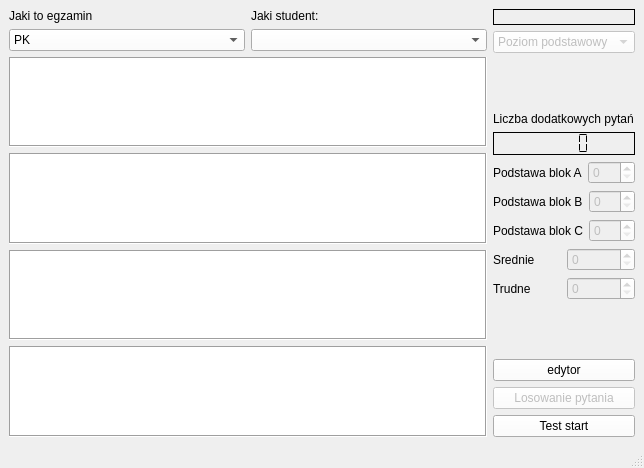
<?xml version="1.0" encoding="UTF-8"?>
<ui version="4.0">
 <class>MainWindow</class>
 <widget class="QMainWindow" name="MainWindow">
  <property name="geometry">
   <rect>
    <x>0</x>
    <y>0</y>
    <width>644</width>
    <height>468</height>
   </rect>
  </property>
  <property name="palette">
   <palette>
    <active>
     <colorrole role="Button">
      <brush brushstyle="SolidPattern">
       <color alpha="255">
        <red>255</red>
        <green>255</green>
        <blue>255</blue>
       </color>
      </brush>
     </colorrole>
    </active>
    <inactive>
     <colorrole role="Button">
      <brush brushstyle="SolidPattern">
       <color alpha="255">
        <red>255</red>
        <green>255</green>
        <blue>255</blue>
       </color>
      </brush>
     </colorrole>
    </inactive>
    <disabled>
     <colorrole role="Button">
      <brush brushstyle="SolidPattern">
       <color alpha="255">
        <red>255</red>
        <green>255</green>
        <blue>255</blue>
       </color>
      </brush>
     </colorrole>
    </disabled>
   </palette>
  </property>
  <property name="windowTitle">
   <string>MainWindow</string>
  </property>
  <widget class="QWidget" name="centralwidget">
   <layout class="QGridLayout" name="gridLayout_2">
    <item row="0" column="0">
     <layout class="QGridLayout" name="gridLayout">
      <item row="0" column="0">
       <widget class="QLabel" name="label_2">
        <property name="text">
         <string>Jaki to egzamin</string>
        </property>
       </widget>
      </item>
      <item row="0" column="1">
       <widget class="QLabel" name="label">
        <property name="text">
         <string>Jaki student:</string>
        </property>
       </widget>
      </item>
      <item row="1" column="1">
       <widget class="QComboBox" name="ImieStudenta"/>
      </item>
      <item row="1" column="0">
       <widget class="QComboBox" name="jakiEgzamin">
        <item>
         <property name="text">
          <string>PK</string>
         </property>
        </item>
        <item>
         <property name="text">
          <string>PPK</string>
         </property>
        </item>
        <item>
         <property name="text">
          <string>DYPLOMOWY</string>
         </property>
        </item>
       </widget>
      </item>
     </layout>
    </item>
    <item row="0" column="1" rowspan="2">
     <layout class="QVBoxLayout" name="verticalLayout_3">
      <item>
       <widget class="QLabel" name="Zwolnienie_z_podst">
        <property name="frameShape">
         <enum>QFrame::Box</enum>
        </property>
        <property name="text">
         <string/>
        </property>
       </widget>
      </item>
      <item>
       <widget class="QComboBox" name="comboBox_3">
        <property name="enabled">
         <bool>false</bool>
        </property>
        <item>
         <property name="text">
          <string>Poziom podstawowy</string>
         </property>
        </item>
        <item>
         <property name="text">
          <string>Poziom średni</string>
         </property>
        </item>
        <item>
         <property name="text">
          <string>Poziom trudny</string>
         </property>
        </item>
       </widget>
      </item>
      <item>
       <spacer name="verticalSpacer">
        <property name="orientation">
         <enum>Qt::Vertical</enum>
        </property>
        <property name="sizeHint" stdset="0">
         <size>
          <width>20</width>
          <height>40</height>
         </size>
        </property>
       </spacer>
      </item>
      <item>
       <widget class="QLabel" name="label_5">
        <property name="text">
         <string>Liczba dodatkowych pytań</string>
        </property>
       </widget>
      </item>
      <item>
       <widget class="QLCDNumber" name="IleDodPyt">
        <property name="font">
         <font>
          <family>Mongolian Baiti</family>
          <pointsize>10</pointsize>
         </font>
        </property>
        <property name="frameShadow">
         <enum>QFrame::Plain</enum>
        </property>
        <property name="segmentStyle">
         <enum>QLCDNumber::Flat</enum>
        </property>
       </widget>
      </item>
      <item>
       <layout class="QHBoxLayout" name="horizontalLayout">
        <item>
         <widget class="QLabel" name="label_3">
          <property name="text">
           <string>Podstawa blok A</string>
          </property>
         </widget>
        </item>
        <item>
         <widget class="QSpinBox" name="dodPytPodstA">
          <property name="enabled">
           <bool>false</bool>
          </property>
          <property name="maximum">
           <number>6</number>
          </property>
         </widget>
        </item>
       </layout>
      </item>
      <item>
       <layout class="QHBoxLayout" name="horizontalLayout_6">
        <item>
         <widget class="QLabel" name="label_9">
          <property name="text">
           <string>Podstawa blok B</string>
          </property>
         </widget>
        </item>
        <item>
         <widget class="QSpinBox" name="dodPytPodstB">
          <property name="enabled">
           <bool>false</bool>
          </property>
          <property name="maximum">
           <number>6</number>
          </property>
         </widget>
        </item>
       </layout>
      </item>
      <item>
       <layout class="QHBoxLayout" name="horizontalLayout_7">
        <item>
         <widget class="QLabel" name="label_10">
          <property name="text">
           <string>Podstawa blok C</string>
          </property>
         </widget>
        </item>
        <item>
         <widget class="QSpinBox" name="dodPytPodstC">
          <property name="enabled">
           <bool>false</bool>
          </property>
          <property name="maximum">
           <number>6</number>
          </property>
         </widget>
        </item>
       </layout>
      </item>
      <item>
       <layout class="QHBoxLayout" name="horizontalLayout_2">
        <item>
         <widget class="QLabel" name="label_4">
          <property name="text">
           <string>Srednie</string>
          </property>
         </widget>
        </item>
        <item>
         <widget class="QSpinBox" name="dodPytSred">
          <property name="enabled">
           <bool>false</bool>
          </property>
          <property name="maximum">
           <number>6</number>
          </property>
         </widget>
        </item>
       </layout>
      </item>
      <item>
       <layout class="QHBoxLayout" name="horizontalLayout_3">
        <item>
         <widget class="QLabel" name="label_6">
          <property name="text">
           <string>Trudne</string>
          </property>
         </widget>
        </item>
        <item>
         <widget class="QSpinBox" name="dodPytTrud">
          <property name="enabled">
           <bool>false</bool>
          </property>
          <property name="maximum">
           <number>6</number>
          </property>
         </widget>
        </item>
       </layout>
      </item>
      <item>
       <spacer name="verticalSpacer_2">
        <property name="orientation">
         <enum>Qt::Vertical</enum>
        </property>
        <property name="sizeHint" stdset="0">
         <size>
          <width>20</width>
          <height>40</height>
         </size>
        </property>
       </spacer>
      </item>
      <item>
       <widget class="QPushButton" name="edycja">
        <property name="palette">
         <palette>
          <active>
           <colorrole role="Button">
            <brush brushstyle="SolidPattern">
             <color alpha="255">
              <red>255</red>
              <green>255</green>
              <blue>255</blue>
             </color>
            </brush>
           </colorrole>
          </active>
          <inactive>
           <colorrole role="Button">
            <brush brushstyle="SolidPattern">
             <color alpha="255">
              <red>255</red>
              <green>255</green>
              <blue>255</blue>
             </color>
            </brush>
           </colorrole>
          </inactive>
          <disabled>
           <colorrole role="Button">
            <brush brushstyle="SolidPattern">
             <color alpha="255">
              <red>255</red>
              <green>255</green>
              <blue>255</blue>
             </color>
            </brush>
           </colorrole>
          </disabled>
         </palette>
        </property>
        <property name="text">
         <string>edytor</string>
        </property>
       </widget>
      </item>
      <item>
       <widget class="QPushButton" name="PoziomStart">
        <property name="enabled">
         <bool>false</bool>
        </property>
        <property name="text">
         <string>Losowanie pytania</string>
        </property>
       </widget>
      </item>
      <item>
       <widget class="QPushButton" name="start">
        <property name="text">
         <string>Test start</string>
        </property>
       </widget>
      </item>
     </layout>
    </item>
    <item row="1" column="0">
     <layout class="QVBoxLayout" name="verticalLayout_2">
      <item>
       <widget class="QTextEdit" name="pyt1">
        <property name="frameShape">
         <enum>QFrame::Box</enum>
        </property>
        <property name="readOnly">
         <bool>true</bool>
        </property>
        <property name="html">
         <string>&lt;!DOCTYPE HTML PUBLIC &quot;-//W3C//DTD HTML 4.0//EN&quot; &quot;http://www.w3.org/TR/REC-html40/strict.dtd&quot;&gt;
&lt;html&gt;&lt;head&gt;&lt;meta name=&quot;qrichtext&quot; content=&quot;1&quot; /&gt;&lt;style type=&quot;text/css&quot;&gt;
p, li { white-space: pre-wrap; }
&lt;/style&gt;&lt;/head&gt;&lt;body style=&quot; font-family:'MS Shell Dlg 2'; font-size:8.1pt; font-weight:400; font-style:normal;&quot;&gt;
&lt;p style=&quot;-qt-paragraph-type:empty; margin-top:0px; margin-bottom:0px; margin-left:0px; margin-right:0px; -qt-block-indent:0; text-indent:0px;&quot;&gt;&lt;br /&gt;&lt;/p&gt;&lt;/body&gt;&lt;/html&gt;</string>
        </property>
       </widget>
      </item>
      <item>
       <widget class="QTextEdit" name="pyt2">
        <property name="frameShape">
         <enum>QFrame::Box</enum>
        </property>
        <property name="readOnly">
         <bool>true</bool>
        </property>
        <property name="html">
         <string>&lt;!DOCTYPE HTML PUBLIC &quot;-//W3C//DTD HTML 4.0//EN&quot; &quot;http://www.w3.org/TR/REC-html40/strict.dtd&quot;&gt;
&lt;html&gt;&lt;head&gt;&lt;meta name=&quot;qrichtext&quot; content=&quot;1&quot; /&gt;&lt;style type=&quot;text/css&quot;&gt;
p, li { white-space: pre-wrap; }
&lt;/style&gt;&lt;/head&gt;&lt;body style=&quot; font-family:'MS Shell Dlg 2'; font-size:8.1pt; font-weight:400; font-style:normal;&quot;&gt;
&lt;p style=&quot;-qt-paragraph-type:empty; margin-top:0px; margin-bottom:0px; margin-left:0px; margin-right:0px; -qt-block-indent:0; text-indent:0px;&quot;&gt;&lt;br /&gt;&lt;/p&gt;&lt;/body&gt;&lt;/html&gt;</string>
        </property>
       </widget>
      </item>
      <item>
       <widget class="QTextEdit" name="pyt3">
        <property name="frameShape">
         <enum>QFrame::Box</enum>
        </property>
        <property name="readOnly">
         <bool>true</bool>
        </property>
        <property name="html">
         <string>&lt;!DOCTYPE HTML PUBLIC &quot;-//W3C//DTD HTML 4.0//EN&quot; &quot;http://www.w3.org/TR/REC-html40/strict.dtd&quot;&gt;
&lt;html&gt;&lt;head&gt;&lt;meta name=&quot;qrichtext&quot; content=&quot;1&quot; /&gt;&lt;style type=&quot;text/css&quot;&gt;
p, li { white-space: pre-wrap; }
&lt;/style&gt;&lt;/head&gt;&lt;body style=&quot; font-family:'MS Shell Dlg 2'; font-size:8.1pt; font-weight:400; font-style:normal;&quot;&gt;
&lt;p style=&quot;-qt-paragraph-type:empty; margin-top:0px; margin-bottom:0px; margin-left:0px; margin-right:0px; -qt-block-indent:0; text-indent:0px;&quot;&gt;&lt;br /&gt;&lt;/p&gt;&lt;/body&gt;&lt;/html&gt;</string>
        </property>
       </widget>
      </item>
      <item>
       <widget class="QTextEdit" name="dodatkowe_pytania">
        <property name="frameShape">
         <enum>QFrame::Box</enum>
        </property>
        <property name="readOnly">
         <bool>true</bool>
        </property>
        <property name="html">
         <string>&lt;!DOCTYPE HTML PUBLIC &quot;-//W3C//DTD HTML 4.0//EN&quot; &quot;http://www.w3.org/TR/REC-html40/strict.dtd&quot;&gt;
&lt;html&gt;&lt;head&gt;&lt;meta name=&quot;qrichtext&quot; content=&quot;1&quot; /&gt;&lt;style type=&quot;text/css&quot;&gt;
p, li { white-space: pre-wrap; }
&lt;/style&gt;&lt;/head&gt;&lt;body style=&quot; font-family:'MS Shell Dlg 2'; font-size:8.1pt; font-weight:400; font-style:normal;&quot;&gt;
&lt;p style=&quot;-qt-paragraph-type:empty; margin-top:0px; margin-bottom:0px; margin-left:0px; margin-right:0px; -qt-block-indent:0; text-indent:0px;&quot;&gt;&lt;br /&gt;&lt;/p&gt;&lt;/body&gt;&lt;/html&gt;</string>
        </property>
       </widget>
      </item>
     </layout>
    </item>
   </layout>
  </widget>
  <widget class="QMenuBar" name="menubar">
   <property name="geometry">
    <rect>
     <x>0</x>
     <y>0</y>
     <width>644</width>
     <height>21</height>
    </rect>
   </property>
  </widget>
  <widget class="QStatusBar" name="statusbar"/>
 </widget>
 <resources/>
 <connections/>
</ui>
